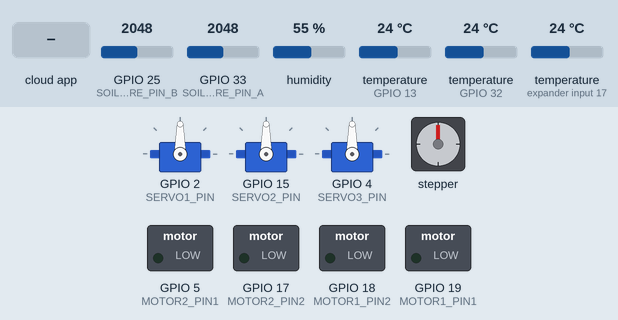
Bench run of a sketch on a simulated ESP32. Shown: 3 × servo, stepper motor, switched loads named in the sketch (green lamp = pin HIGH). The inputs (shaded band) are chosen by the test bench; at power-on: GPIO 25 (SOIL_MOISTURE_PIN_B) = 2048, GPIO 33 (SOIL_MOISTURE_PIN_A) = 2048, humidity 55 %, temperature (sensors on GPIO 13, GPIO 32, expander input 17) 24 °C. The ROS host is connected and sends only what is stated; stepper angles assume 200 steps per turn.

Above: at 1.2 s.
1.3 s: the phone or cloud app sets stepper_control to -100
At 3.7 s:
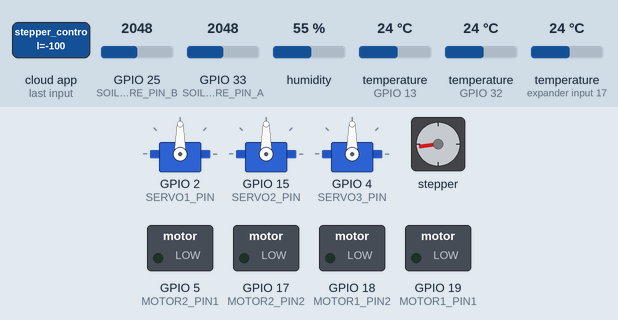
4.8 s: the phone or cloud app sets pump1_control to 1
At 6.0 s:
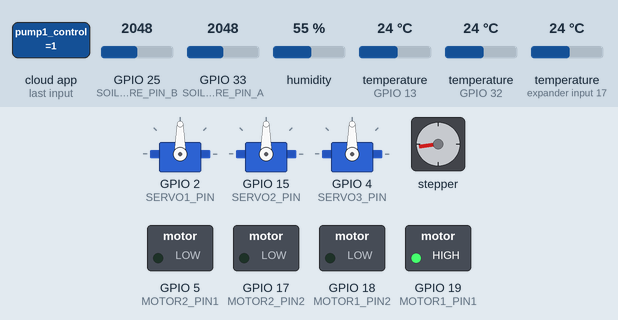
6.3 s: the phone or cloud app sets pump2_control to 1
At 7.1 s:
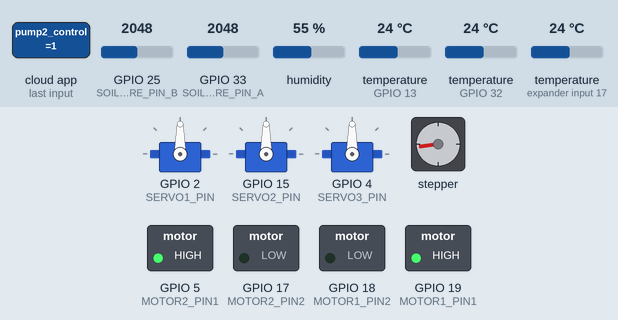
8.2 s: the phone or cloud app sets servo1_control to -100
At 9.9 s:
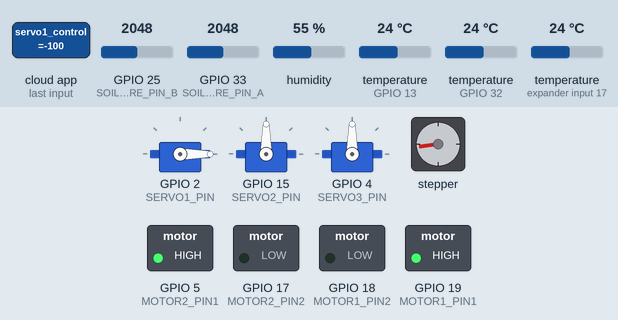
10.2 s: the phone or cloud app sets servo2_control to -100
At 11.4 s:
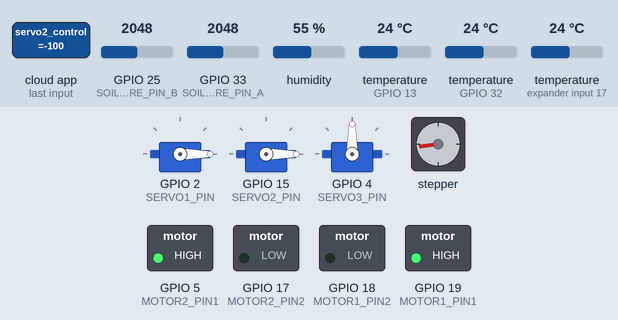
12.2 s: the phone or cloud app sets servo3_control to -100
At 14.1 s:
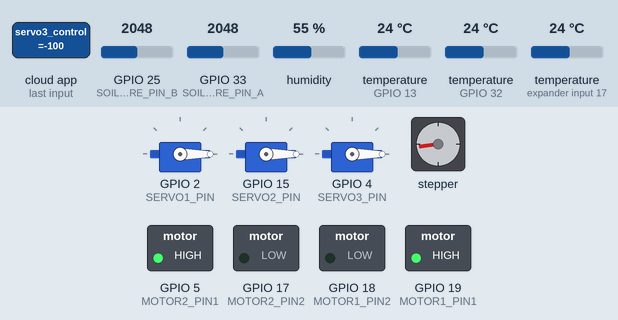
Timing chart, 0 to 15.2 s (numbered marks = the images above; inputs shaded):
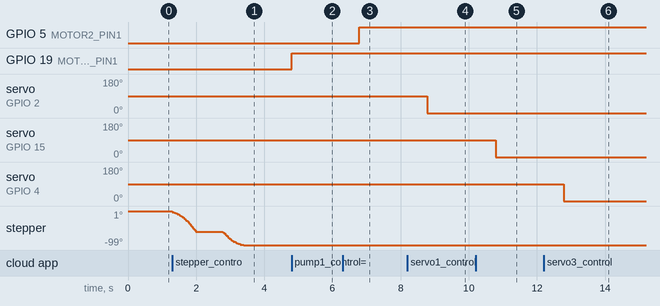

Measured:
- after the input at 1.3 s, stepper: turns 60° counter-clockwise in 0.69 s, then 39° counter-clockwise in 0.61 s
- after the input at 4.8 s, GPIO 19 (MOTOR1_PIN1): LOW → HIGH at once
- after the input at 6.3 s, GPIO 5 (MOTOR2_PIN1): LOW → HIGH after 0.48 s
- after the input at 8.2 s, servo on GPIO 2 (SERVO1_PIN): 90° → 0° after 0.59 s
- after the input at 10.2 s, servo on GPIO 15 (SERVO2_PIN): 90° → 0° after 0.59 s
- after the input at 12.2 s, servo on GPIO 4 (SERVO3_PIN): 90° → 0° after 0.59 s

The sketch:

IRC_25.ino
```cpp
#include <Adafruit_Sensor.h>
#include <DHT.h>
#include <DHT_U.h>
#include <Wire.h>
#include <Adafruit_BMP085_U.h>
#include <OneWire.h>
#include <DallasTemperature.h>
#include <ros.h>
#include <std_msgs/Float64MultiArray.h>
#include <std_msgs/Bool.h>
#include <std_msgs/Float64.h>
#include <ESP32Servo.h>
#include <AccelStepper.h>

// Sensor Pins
#define DHTPIN 32
#define SOIL_MOISTURE_PIN_A 33
#define SOIL_MOISTURE_PIN_B 25
#define SDA_PIN 26
#define SCL_PIN 27
#define ONE_WIRE_BUS 13

// Motor Pump Pins
#define MOTOR1_PIN1 19
#define MOTOR1_PIN2 18
#define MOTOR2_PIN1 5
#define MOTOR2_PIN2 17

// Servo Pins
#define SERVO1_PIN 2
#define SERVO2_PIN 15
#define SERVO3_PIN 4

// Stepper Motor Pins
#define STEP_PIN 23
#define DIR_PIN 22
#define ENABLE_PIN 18

// Stepper Motor Configuration
AccelStepper stepper(AccelStepper::DRIVER, STEP_PIN, DIR_PIN);

// Servo Instances
Servo servo1, servo2, servo3;

// Sensor Instances
DHT_Unified dht(DHTPIN, DHT11);
Adafruit_BMP085_Unified bmp = Adafruit_BMP085_Unified(10085);
OneWire oneWire(ONE_WIRE_BUS);
DallasTemperature ds18b20(&oneWire);

// ROS NodeHandle
ros::NodeHandle nh;

// ROS Messages
std_msgs::Float64MultiArray sensor_data;
ros::Publisher sensor_pub("sensor_data", &sensor_data);

// Callback Function Declarations
void pump1_callback(const std_msgs::Bool &msg);
void pump2_callback(const std_msgs::Bool &msg);
void servo1_callback(const std_msgs::Float64 &msg);
void servo2_callback(const std_msgs::Float64 &msg);
void servo3_callback(const std_msgs::Float64 &msg);
void stepper_callback(const std_msgs::Float64 &msg); // Stepper control

// ROS Subscribers
ros::Subscriber<std_msgs::Bool> pump1_sub("pump1_control", &pump1_callback);
ros::Subscriber<std_msgs::Bool> pump2_sub("pump2_control", &pump2_callback);
ros::Subscriber<std_msgs::Float64> servo1_sub("servo1_control", &servo1_callback);
ros::Subscriber<std_msgs::Float64> servo2_sub("servo2_control", &servo2_callback);
ros::Subscriber<std_msgs::Float64> servo3_sub("servo3_control", &servo3_callback);
ros::Subscriber<std_msgs::Float64> stepper_sub("stepper_control", &stepper_callback);

// Variables
uint32_t dhtDelayMS;
float sensor_readings[9] = {-1, -1, -1, -1, -1, -1, -1, -1, -1};

// Setup Function
void setup() {
  // Initialize ROS
  nh.getHardware()->setBaud(115200);
  nh.initNode();
  nh.advertise(sensor_pub);
  nh.subscribe(pump1_sub);
  nh.subscribe(pump2_sub);
  nh.subscribe(servo1_sub);
  nh.subscribe(servo2_sub);
  nh.subscribe(servo3_sub);
  nh.subscribe(stepper_sub);

  // Initialize Sensors
  dht.begin();
  /*Wire.begin(SDA_PIN, SCL_PIN);
  if (!bmp.begin()) {
    Serial.println("Error initializing BMP180!");
  }*/
  ds18b20.begin();

  // Servo Initialization
  servo1.attach(SERVO1_PIN);
  servo2.attach(SERVO2_PIN);
  servo3.attach(SERVO3_PIN);

  // Motor Pin Modes
  pinMode(MOTOR1_PIN1, OUTPUT);
  pinMode(MOTOR1_PIN2, OUTPUT);
  pinMode(MOTOR2_PIN1, OUTPUT);
  pinMode(MOTOR2_PIN2, OUTPUT);

  // Stepper Initialization
  pinMode(ENABLE_PIN, OUTPUT);
  digitalWrite(ENABLE_PIN, LOW); // Enable the stepper motor
  stepper.setMaxSpeed(200);
  stepper.setAcceleration(100);

  // ROS Sensor Data Array Initialization
  sensor_data.data = sensor_readings;
  sensor_data.data_length = 9;
}

// Loop Function
void loop() {
  static unsigned long lastUpdate = 0;
  unsigned long currentTime = millis();

  if (currentTime - lastUpdate >= 2000) {
    lastUpdate = currentTime;
    updateSensorData();
    sensor_pub.publish(&sensor_data);
  }

  // Continuously run the stepper
  stepper.run();

  nh.spinOnce();
}

// Sensor Data Update
void updateSensorData() {
  sensors_event_t event;

  // Read DHT Temperature and Humidity
  dht.temperature().getEvent(&event);
  sensor_readings[0] = isnan(event.temperature) ? NAN : event.temperature;

  dht.humidity().getEvent(&event);
  sensor_readings[1] = isnan(event.relative_humidity) ? NAN : event.relative_humidity;

  // Read Soil Moisture
  sensor_readings[2] = 100 - (analogRead(SOIL_MOISTURE_PIN_A) / 4095.0 * 100);
  sensor_readings[3] = 100 - (analogRead(SOIL_MOISTURE_PIN_B) / 4095.0 * 100);

  // Read BMP180 Pressure and Altitude
  /*bmp.getEvent(&event);
  if (event.pressure) {
    sensor_readings[4] = event.pressure;
    sensor_readings[5] = bmp.pressureToAltitude(SENSORS_PRESSURE_SEALEVELHPA, event.pressure);
    float temperature;
    bmp.getTemperature(&temperature);
    sensor_readings[6] = temperature;
  }*/

  // Read DS18B20 Temperature
  ds18b20.requestTemperatures();
  sensor_readings[7] = ds18b20.getTempCByIndex(0);
  sensor_readings[8] = ds18b20.getTempCByIndex(1);
}

// Callback Functions
void pump1_callback(const std_msgs::Bool &msg) {
  digitalWrite(MOTOR1_PIN1, msg.data ? HIGH : LOW);
  digitalWrite(MOTOR1_PIN2, LOW);
}

void pump2_callback(const std_msgs::Bool &msg) {
  digitalWrite(MOTOR2_PIN1, msg.data ? HIGH : LOW);
  digitalWrite(MOTOR2_PIN2, LOW);
}

void servo1_callback(const std_msgs::Float64 &msg) {
  servo1.write(constrain(msg.data, 0, 180));
}

void servo2_callback(const std_msgs::Float64 &msg) {
  servo2.write(constrain(msg.data, 0, 180));
}

void servo3_callback(const std_msgs::Float64 &msg) {
  servo3.write(constrain(msg.data, 0, 180));
}

void stepper_callback(const std_msgs::Float64 &msg) {
  long steps = 200 * msg.data / 360; // Calculate steps for the given angle (200 steps/rev)
  stepper.moveTo(stepper.currentPosition() + steps);
}
```
